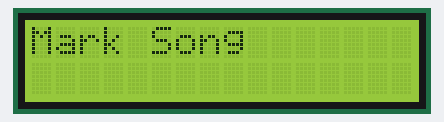
Recording of a sketch running on a simulated Arduino Uno, built with avr-gcc and run on an emulated ATmega328P. Parts: 16×2 character LCD.

Above: at 0.1 s.
At 1.2 s:
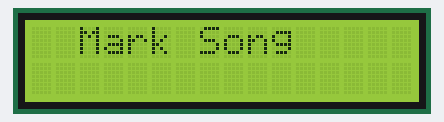
At 2.2 s:
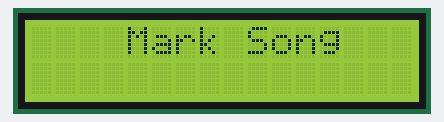
At 4.7 s:
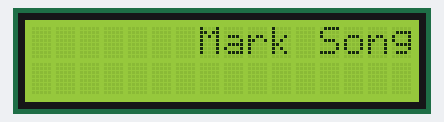
At 6.8 s:
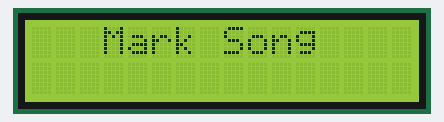
At 9.3 s:
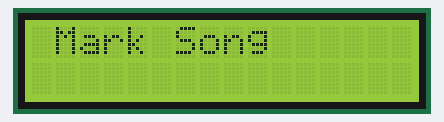

The sketch:

L3B.ino
```cpp
// (licence header left out)
//Load libraries
#include <Wire.h>
#include <LCD.h>
#include <LiquidCrystal_I2C.h>

int button1Pin = 2;    //The SW1 button is connect to pin 2 of the Arduino.
int button2Pin = 3;    //The SW2 button is connect to pin 3 of the Arduino.
int x = 0; //counter
int y = 0;


//Define address for the Serial LCD display.
#define I2C_ADDR  0x3f  //If 0x3f doesn't work change this to 0x27
#define BACKLIGHT_PIN  3

//Initialise the Serial LCD.
LiquidCrystal_I2C lcd(I2C_ADDR, 2, 1, 0, 4, 5, 6, 7); //These pin numbers are hard coded in on the serial backpack board.

void setup()
{
  lcd.begin (16, 2);    //Initalize the LCD.
  lcd.setBacklightPin(3, POSITIVE); //Setup the backlight.
  lcd.setBacklight(HIGH); //Switch on the backlight.
  Serial.begin(9600);
  pinMode(button1Pin, INPUT);  //Setup button1 pin as an input pin.
  pinMode(button2Pin, INPUT);  //Setup button2 pin as an input pin.
}

void loop() {
// shifting the name back and forth
  lcd.clear();
  lcd.setCursor(0, 0);
  lcd.print("Mark Song");
  delay(500);

  lcd.clear();
  lcd.setCursor(1, 0);
  lcd.print("Mark Song");
  delay(500);

  lcd.clear();
  lcd.setCursor(2, 0);
  lcd.print("Mark Song");
  delay(500);

  lcd.clear();
  lcd.setCursor(3, 0);
  lcd.print("Mark Song");
  delay(500);

  lcd.clear();
  lcd.setCursor(4, 0);
  lcd.print("Mark Song");
  delay(500);

  lcd.clear();
  lcd.setCursor(5, 0);
  lcd.print("Mark Song");
  delay(500);

  lcd.clear();
  lcd.setCursor(6, 0);
  lcd.print("Mark Song");
  delay(500);

  lcd.clear();
  lcd.setCursor(7, 0);
  lcd.print("Mark Song");
  delay(500);

  lcd.clear();
  lcd.setCursor(8, 0);
  lcd.print("Mark Song");
  delay(500);

  lcd.clear();
  lcd.setCursor(7, 0);
  lcd.print("Mark Song");
  delay(500);

  lcd.clear();
  lcd.setCursor(6, 0);
  lcd.print("Mark Song");
  delay(500);

  lcd.clear();
  lcd.setCursor(5, 0);
  lcd.print("Mark Song");
  delay(500);

  lcd.clear();
  lcd.setCursor(4, 0);
  lcd.print("Mark Song");
  delay(500);

  lcd.clear();
  lcd.setCursor(3, 0);
  lcd.print("Mark Song");
  delay(500);

  lcd.clear();
  lcd.setCursor(2, 0);
  lcd.print("Mark Song");
  delay(500);

  lcd.clear();
  lcd.setCursor(1, 0);
  lcd.print("Mark Song");
  delay(500);

  lcd.clear();
  lcd.setCursor(0, 0);
  lcd.print("Mark Song");
  delay(500);
}


  //  lcd.setCursor(0,1);
  //  lcd.print("3");
  //  delay(1000);
  //  lcd.print("2");
  //  delay(1000);
  //  lcd.print("1");
  //  delay(1000);
  //  lcd.print("Maker");
  //
  //  if (digitalRead(button2Pin) == LOW) {
  //    counter = 2;
  //  }
  //}
```

Measured:
- by itself, everything shown: repeats every 8.7 s, in 16 steps
- what the display in image 1 shows lasts 0.5 s, from 1.1 s to 1.6 s
